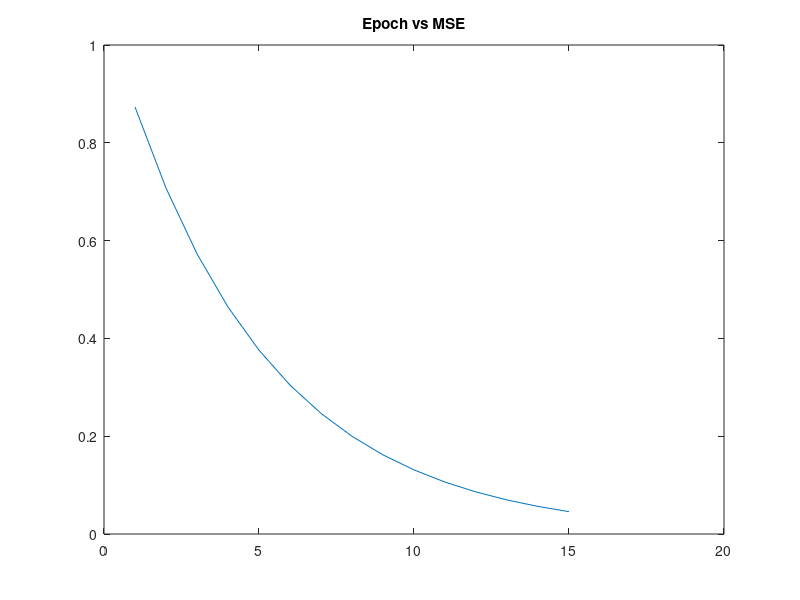

Reproduce this figure in MATLAB.
clear;
epochs = 0;
Inputs = eye(4);
Targets = [1,0;1,0;0,1;0,1];
W = rand(4,2)*2-1;
mse = 100000;
Lrate = .1;
Nepoch = [];
while mse > .05
    epochs = epochs +1;
    errs = [];
    for n = 1:4
        In = Inputs(n,:);
        Targ = Targets(n,:);
        Out = In*W;
        Err = Targ - Out;
        errs = [errs, mean(Err.^2)];
        delta = Lrate*(In'*Err);
        W = W + delta;
    end
    mse = mean(errs)
    Nepoch(epochs) = mse;
    
end

'Amount of epochs: ', length(Nepoch)
plot([1:length(Nepoch)], Nepoch)
title('Epoch vs MSE');


        
        


